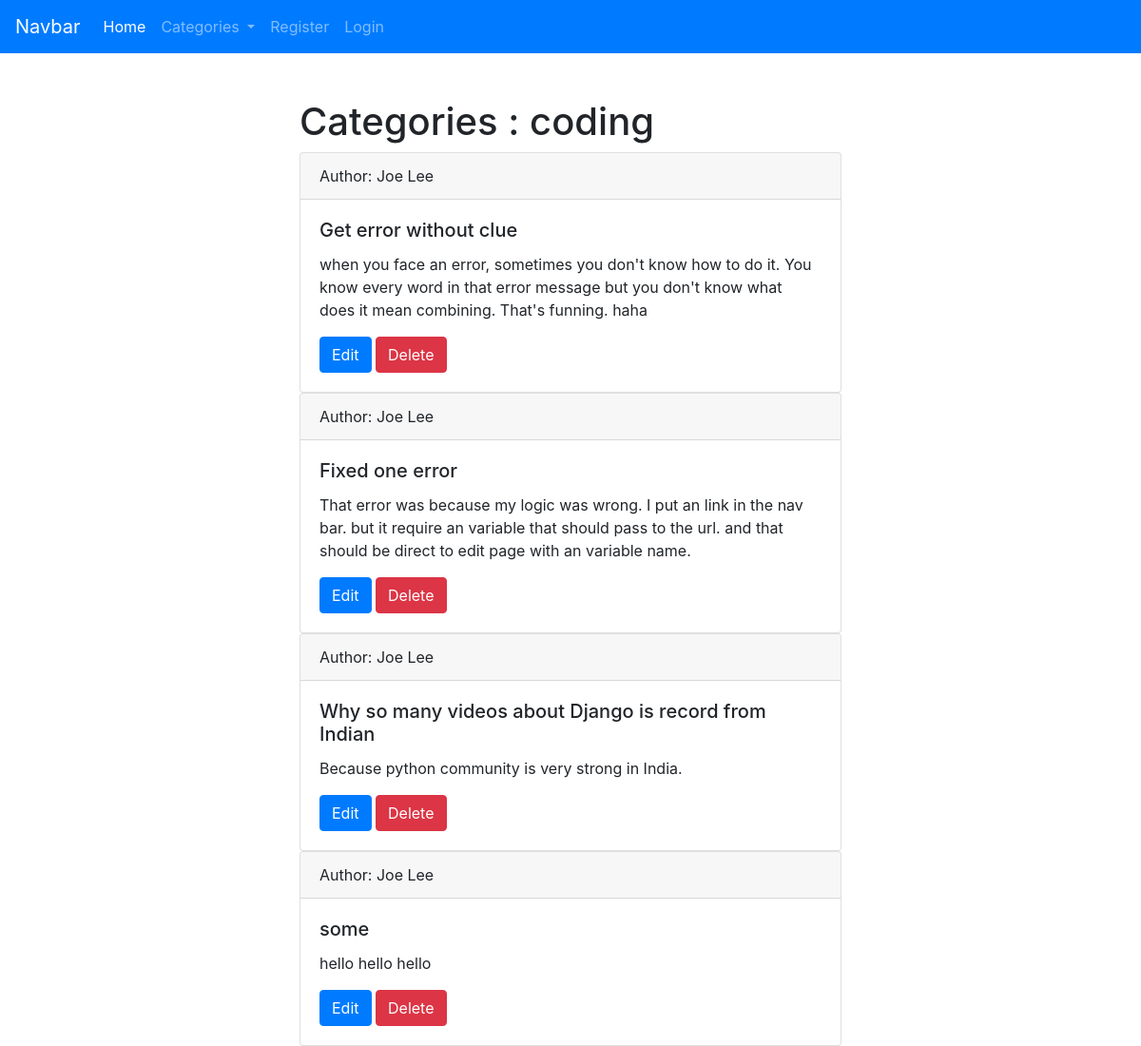
/category/coding/, run on the app's committed database.
### theblog/models.py (models this page shows, shortened)
class Post(models.Model):
	title = models.CharField(max_length=255)
	author = models.ForeignKey(User, on_delete=models.CASCADE)
	body = models.TextField()
	category = models.ForeignKey(Category, on_delete=models.CASCADE, null=True)
	post_date = models.DateField(auto_now_add=True)
	category_2 = models.CharField(max_length=255, default='coding')

### theblog/views.py (the view)
# urls.py: path('category/<str:cats>/', views.CategoryView, name='category'),
def CategoryView(request, cats):
	category_posts = Post.objects.filter(category_2=cats)
	cat_menu = Category_2.objects.all()
	return render(request,'theblog/category.html', {'cats':cats,'category_posts':category_posts,'cat_menu':cat_menu})

### theblog/models.py (called while the page is built)
	def __str__(self):
		return self.name

### theblog/templates/theblog/category.html (shortened to what this page needs)
{% extends 'theblog/base.html' %}
{% block content %}
		<h1>Categories : {{ cats }}</h1>
		{% for post in category_posts %}
			<div class="card">
			  <div class="card-header">
			    Author: {{ post.author.first_name }} {{ post.author.last_name }}
			  </div>
			  <div class="card-body">
			    <h5 class="card-title">{{ post.title }}</h5>
			    <p class="card-text">{{ post.body }}</p>
			    <a href="{% url 'theblog:update-post' post.pk %}" class="card-link btn btn-primary mx-auto">Edit</a>
				<a href="{% url 'theblog:delete-post' post.pk %}" class="card-link btn btn-danger mx-auto">Delete</a>
			  </div>
			</div>
		{% endfor %}
{% endblock %}

### data on the page
Post: author.first_name "Joe", author.last_name "Lee", title "Get error without clue", body "when you face an error, sometimes you don't know how to do it. You know every word in that error message but you don't know what does it mean combining. That's funning. haha"
Post: author.first_name "Joe", author.last_name "Lee", title "Fixed one error", body "That error was because my logic was wrong. I put an link in the nav bar. but it require an variable that should pass to the url. and that should be direct to edit page with an variable name."
Post: author.first_name "Joe", author.last_name "Lee", title "Why so many videos about Django is record from Indian", body "Because python community is very strong in India."
Post: author.first_name "Joe", author.last_name "Lee", title "some", body "hello hello hello"

### other printed values
{{ cats }} "coding"
